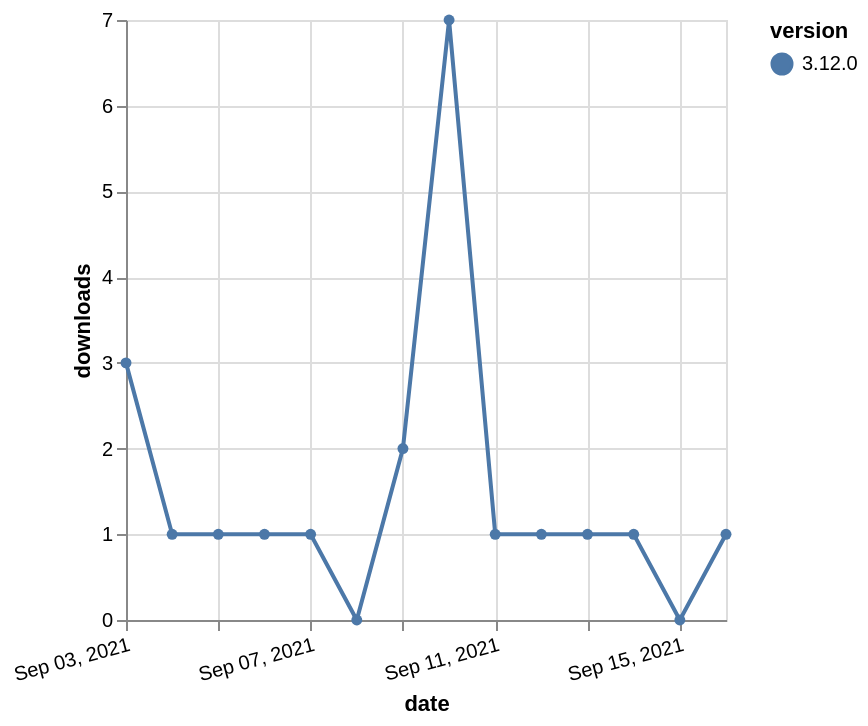

The Vega-Lite source for this figure:
### Vega-Lite specification from a JSON file in a GitHub repository (floating-point values rounded to 4 significant figures)
{"$schema": "https://vega.github.io/schema/vega-lite/v5.json", "description": "A simple bar chart with embedded data.", "data": {"values": [{"date": "2021-09-03", "total": 486, "delta": 3, "version": "3.12.0"}, {"date": "2021-09-04", "total": 487, "delta": 1, "version": "3.12.0"}, {"date": "2021-09-05", "total": 488, "delta": 1, "version": "3.12.0"}, {"date": "2021-09-06", "total": 489, "delta": 1, "version": "3.12.0"}, {"date": "2021-09-07", "total": 490, "delta": 1, "version": "3.12.0"}, {"date": "2021-09-08", "total": 490, "delta": 0, "version": "3.12.0"}, {"date": "2021-09-09", "total": 492, "delta": 2, "version": "3.12.0"}, {"date": "2021-09-10", "total": 499, "delta": 7, "version": "3.12.0"}, {"date": "2021-09-11", "total": 500, "delta": 1, "version": "3.12.0"}, {"date": "2021-09-12", "total": 501, "delta": 1, "version": "3.12.0"}, {"date": "2021-09-13", "total": 502, "delta": 1, "version": "3.12.0"}, {"date": "2021-09-14", "total": 503, "delta": 1, "version": "3.12.0"}, {"date": "2021-09-15", "total": 503, "delta": 0, "version": "3.12.0"}, {"date": "2021-09-16", "total": 504, "delta": 1, "version": "3.12.0"}]}, "width": "container", "mark": {"type": "line", "point": {"filled": true}}, "encoding": {"x": {"field": "date", "type": "temporal", "timeUnit": "yearmonthdate", "title": "date", "axis": {"labelAngle": -15}}, "y": {"field": "delta", "type": "quantitative", "title": "downloads"}, "color": {"field": "version", "type": "nominal"}, "tooltip": {"field": "delta"}}}
